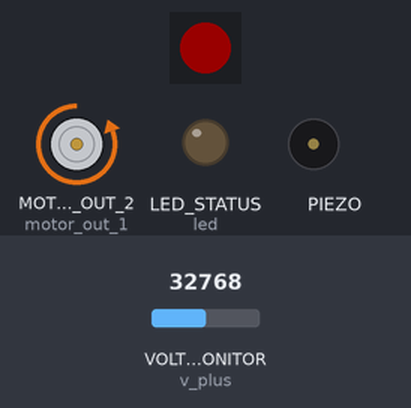
The program below on a simulated CircuitPython board. Parts: 1 RGB LEDs in strip order, left to right, motor-driver pin pairs drawn as motors (green arrow = first pin HIGH = forward, orange = second pin HIGH = backward, longer = more drive), output pins drawn as LEDs (lit = HIGH), buzzer (waves = sounding). The inputs (shaded band) are chosen by the test bench; at power-on: VOLTAGE_MONITOR (v_plus) = 32768 (analog values on the 0–65535 scale). Dim RGB values are drawn brighter than linear; what the program prints to the serial console is not drawn.

Above: at 0.35 s.
At 5.74 s:
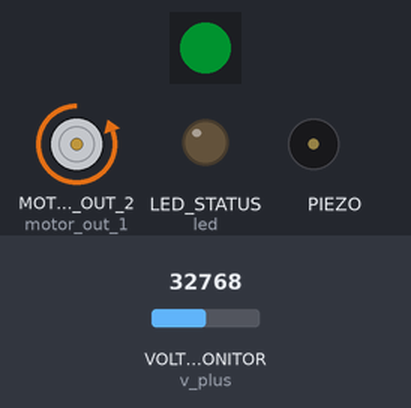
At 7.38 s:
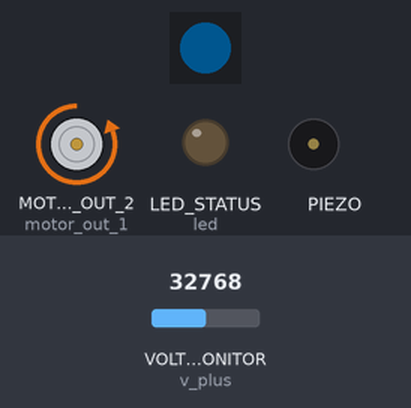
At 9.05 s:
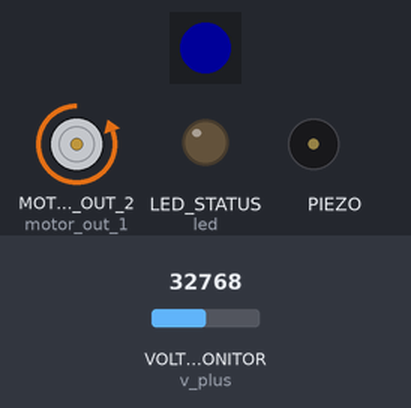
At 10.82 s:
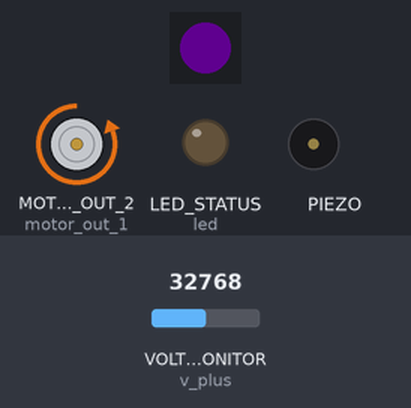
At 15.13 s:
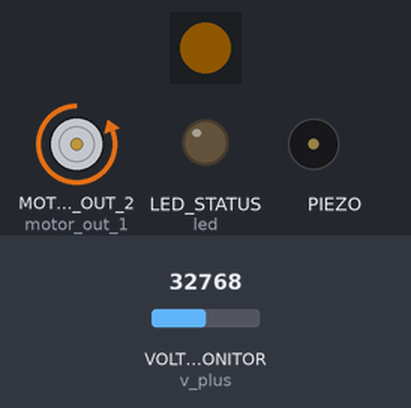
Timing chart, 0 to 15.4 s (numbered marks = the images above):
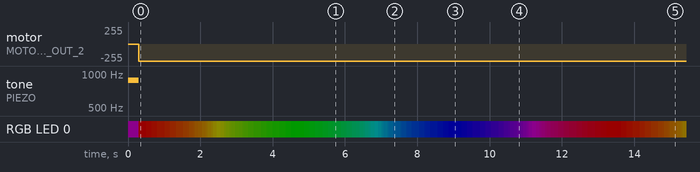

Measured:
- by itself, motor on MOTOR_OUT_1 (motor_out_1) / MOTOR_OUT_2 (motor_out_2): stopped → backward 255/255 at 0.30 s
- by itself, tone on PIEZO: silent → 880 Hz at 0.00 s, → silent 0.30 s later
- by itself, RGB LED 0: off → RGB(12, 0, 12) at 0.00 s, → RGB(25, 0, 0) 0.30 s later, → RGB(24, 0, 0) 0.10 s later, → RGB(24, 1, 0) 0.10 s later, … (454 changes in this stretch)

The program:

code.py
```python
# Cedar Grove StringCar M0 Express Demo
# Cedar Grove StringCar M0 Express Demo

import board
import time
import pulseio
from digitalio import DigitalInOut, Direction, Pull
from analogio import AnalogIn
import adafruit_dotstar as dotstar
from simpleio import map_range, tone

# Red Status LED
led = DigitalInOut(board.LED_STATUS)
led.direction = Direction.OUTPUT
led.value = False

# The RGB LED
dot = dotstar.DotStar(board.DOTSTAR_CI, board.DOTSTAR_DI, 1, brightness=0.1)
dot[0] = (128, 0, 128)  # yellow startup status

import busio

try:
    stemma = busio.I2C(board.SCL, board.SDA)
    stemma_connected = True
    print("STEMMA DEVICE CONNECTED")
except:
    stemma_connected = False
    print("Stemma device disconnected")
    time.sleep(3)

# Analog input on VOLTAGE_MONITOR
v_plus = AnalogIn(board.VOLTAGE_MONITOR)

# Motor controller outputs
motor_out_1 = DigitalInOut(board.MOTOR_OUT_1)
motor_out_1.direction = Direction.OUTPUT
motor_out_2 = DigitalInOut(board.MOTOR_OUT_2)
motor_out_2.direction = Direction.OUTPUT

# Piezo speaker outputs
piezo = board.PIEZO
tone(piezo, 880, duration=0.3)  # A5

# Sensor input with pullup on SENSOR_IN
sensor = DigitalInOut(board.SENSOR_IN)
sensor.direction = Direction.INPUT
sensor.pull = Pull.UP


######################### HELPERS ##############################

# Helper to convert analog input to voltage
def getVoltage(pin):
    return 2 * (pin.value * 3.3) / 65536

# Helper to give us a nice color swirl
def wheel(pos):
    # Input a value 0 to 255 to get a color value.
    # The colours are a transition r - g - b - back to r.
    if (pos < 0) or (pos > 255):
        return (0, 0, 0)
    if pos < 85:
        return (int(255 - pos*3), int(pos*3), 0)
    elif pos < 170:
        pos -= 85
        return (0, int(255 - (pos*3)), int(pos*3))
    else:
        pos -= 170
        return (int(pos*3), 0, int(255 - pos*3))

######################### MAIN LOOP ##############################


i = 0
while True:
  led.value = True
  motor_out_1.value = True
  motor_out_2.value = False

  # spin internal LED around! autoshow is on
  dot[0] = wheel(i & 255)

  if sensor.value: sens = 3.3
  else: sens = 0

  # Read analog voltage on VOLTAGE_MONITOR
  print((i & 255))
  print('i: %3.0f  wheel: %6x' % (i, i & 255), wheel(i & 255))
  print("V+ : %0.2f" % (2 * getVoltage(v_plus)))
  print( (getVoltage(v_plus), sens))

  if not sensor.value:
      print("Sensor closed to ground!")

  i = (i+1) % 256  # run from 0 to 255

  led.value = False
  motor_out_1.value = False
  motor_out_2.value = True

  time.sleep(0.05) # make bigger to slow down
```
